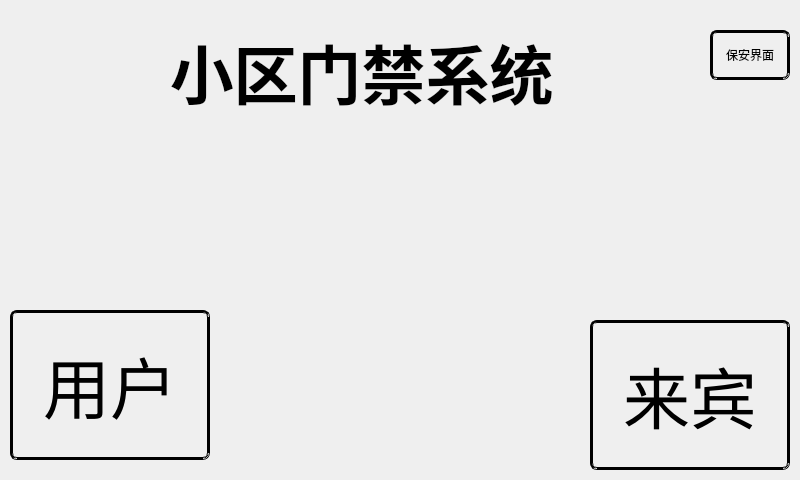
<?xml version="1.0" encoding="UTF-8"?>
<ui version="4.0">
 <class>Widget</class>
 <widget class="QWidget" name="Widget">
  <property name="geometry">
   <rect>
    <x>0</x>
    <y>0</y>
    <width>800</width>
    <height>480</height>
   </rect>
  </property>
  <property name="windowTitle">
   <string>Widget</string>
  </property>
  <property name="styleSheet">
   <string notr="true">QWidget#Widget
{
image: url(:/image/test.jpg);
}</string>
  </property>
  <widget class="QLabel" name="label">
   <property name="geometry">
    <rect>
     <x>70</x>
     <y>-10</y>
     <width>581</width>
     <height>161</height>
    </rect>
   </property>
   <property name="font">
    <font>
     <family>Aharoni</family>
     <pointsize>48</pointsize>
     <weight>75</weight>
     <bold>true</bold>
    </font>
   </property>
   <property name="text">
    <string>      小区门禁系统</string>
   </property>
  </widget>
  <widget class="QPushButton" name="btnUser">
   <property name="geometry">
    <rect>
     <x>10</x>
     <y>310</y>
     <width>200</width>
     <height>150</height>
    </rect>
   </property>
   <property name="font">
    <font>
     <pointsize>50</pointsize>
    </font>
   </property>
   <property name="styleSheet">
    <string notr="true">QPushButton
{
color: rgb(0,0,0);
background：transparent;
border:3px groove;
border-radius:7px;
}

QPushButton:pressed
{
pading-left:6px;
padding-top:6px;
}</string>
   </property>
   <property name="text">
    <string>用户</string>
   </property>
  </widget>
  <widget class="QPushButton" name="btnGuest">
   <property name="geometry">
    <rect>
     <x>590</x>
     <y>320</y>
     <width>200</width>
     <height>150</height>
    </rect>
   </property>
   <property name="font">
    <font>
     <pointsize>50</pointsize>
    </font>
   </property>
   <property name="styleSheet">
    <string notr="true">QPushButton
{
color: rgb(0,0,0);
background：transparent;
border:3px groove;
border-radius:7px;
}

QPushButton:pressed
{
pading-left:6px;
padding-top:6px;
}</string>
   </property>
   <property name="text">
    <string>来宾</string>
   </property>
  </widget>
  <widget class="QPushButton" name="btnEnsure">
   <property name="geometry">
    <rect>
     <x>710</x>
     <y>30</y>
     <width>80</width>
     <height>50</height>
    </rect>
   </property>
   <property name="styleSheet">
    <string notr="true">QPushButton
{
color: rgb(0,0,0);
background：transparent;
border:3px groove;
border-radius:7px;
}

QPushButton:pressed
{
pading-left:6px;
padding-top:6px;
}</string>
   </property>
   <property name="text">
    <string>保安界面</string>
   </property>
  </widget>
 </widget>
 <layoutdefault spacing="6" margin="11"/>
 <resources/>
 <connections/>
</ui>
